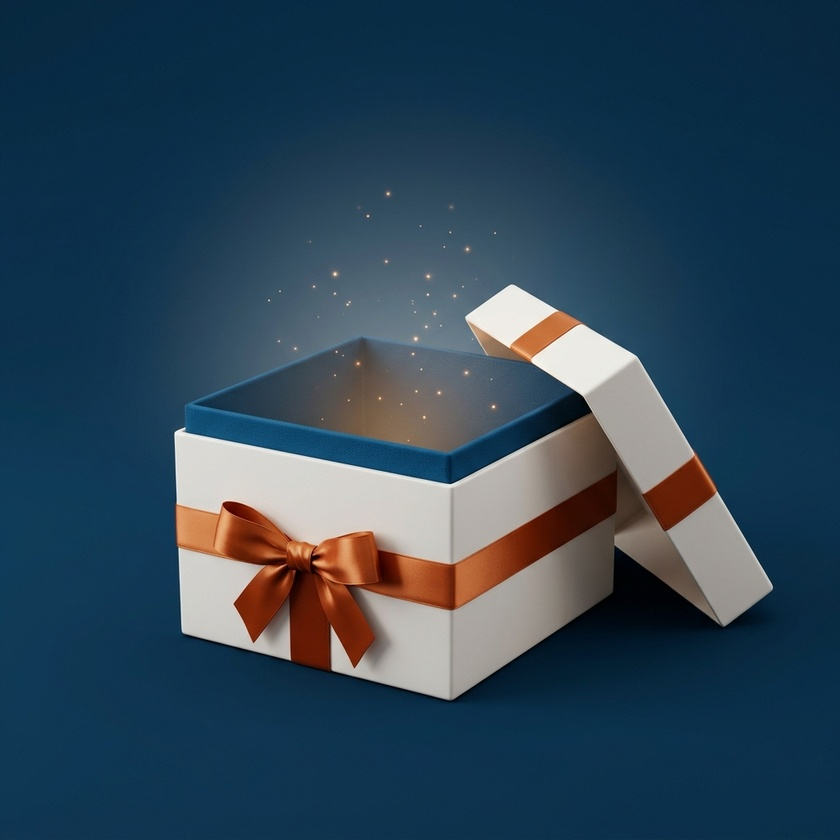
#> input picture assets/hero-box.jpg, 840 x 840 px, shrunk from 1024 x 1024 before the run, found by its file name
$ python grid_box.py
#> lines starting #> are read from the running program, lines starting #| are printed output that depends on the picture
from PIL import Image, ImageDraw

im = Image.open(r"C:\Users\ESMIS 2601\.gemini\antigravity\scratch\proptii-30day-motion\assets\hero-box.jpg").convert("RGB")
#> im is the input picture: PIL image 840x840 RGB; mean R, G, B 45.8, 69, 86.6
draw = ImageDraw.Draw(im)
w, h = im.size
#> w = 840; h = 840
for x in range(0, w, 50):
    color = (255, 255, 0) if x % 100 == 0 else (100, 150, 200)
    draw.line([(x, 0), (x, h)], fill=color, width=1)
    if x % 100 == 0:
        draw.text((x+2, 10), str(x), fill=(255, 255, 0))
for y in range(0, h, 50):
    color = (255, 255, 0) if y % 100 == 0 else (100, 150, 200)
    draw.line([(0, y), (w, y)], fill=color, width=1)
    if y % 100 == 0:
        draw.text((10, y+2), str(y), fill=(255, 255, 0))

out = r"C:\Users\ESMIS 2601\.gemini\antigravity\brain\613858a4-7b73-4a34-bfa4-af3bec7a516a\scratch\box_grid.png"
im.save(out)
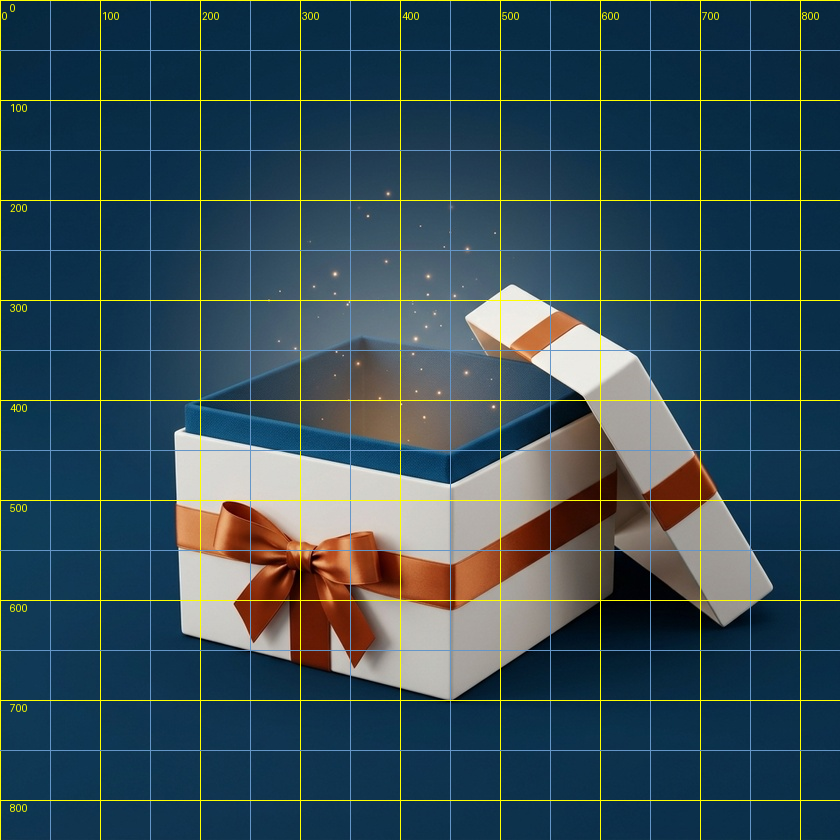
#> saved as box_grid.png: PIL image 840x840 RGB; mean R, G, B 51.5, 74.7, 86.8
print("Saved grid")

$ run again, with assets/builder-landlord-review.jpg copied over assets/hero-box.jpg
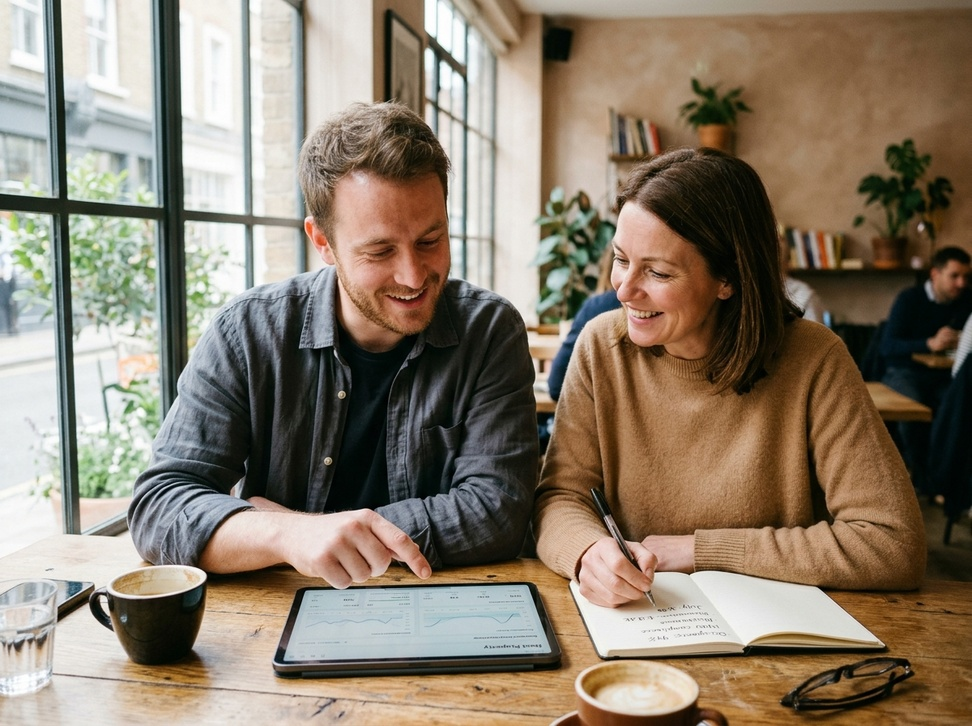
#> input picture assets/builder-landlord-review.jpg, 972 x 726 px, shrunk from 1200 x 896 before the run, found by its file name
#> im is the input picture: PIL image 972x726 RGB; mean R, G, B 138.7, 125.7, 108.9
#> `im.save(out)`:
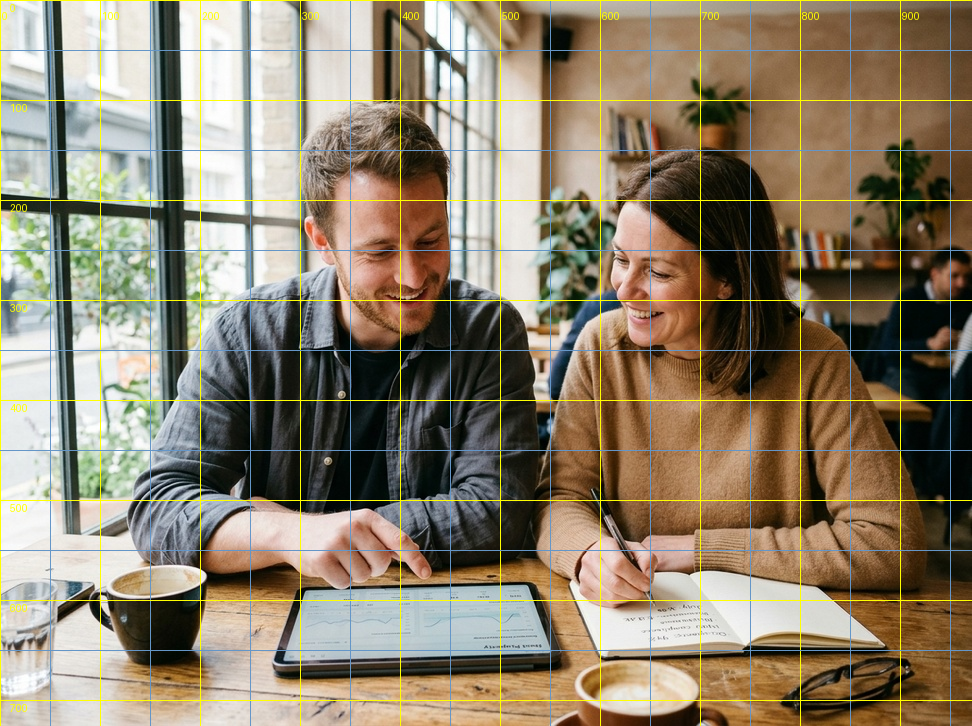
#> saved as box_grid.png: PIL image 972x726 RGB; mean R, G, B 140.4, 128.9, 108.2
